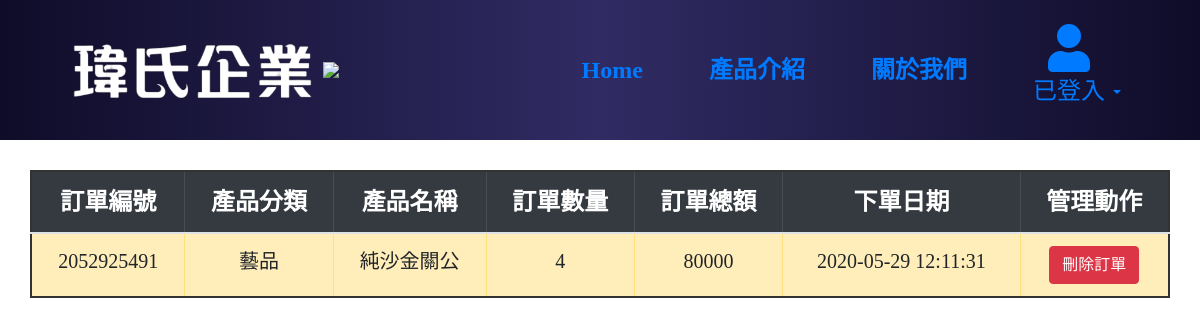
Page /shopping.php?user_id=211 on the committed database.
### tables this page shows
CREATE TABLE `product` (
  `product_id` int(11) NOT NULL,
  `product_name` varchar(255) NOT NULL,
  `price` int(255) NOT NULL,
  `amount` int(255) NOT NULL,
  `introduce` text NOT NULL,
  `img_dir` varchar(255) NOT NULL,
  `category_id` int(255) NOT NULL
);

CREATE TABLE `product_order` (
  `order_id` int(20) NOT NULL,
  `product_id` int(11) NOT NULL,
  `user_id` int(11) NOT NULL,
  `order_number` int(11) NOT NULL,
  `total_sale` int(11) NOT NULL,
  `order_date` datetime NOT NULL DEFAULT current_timestamp()
);

CREATE TABLE `product_category` (
  `category_id` int(11) NOT NULL,
  `category_name` varchar(255) NOT NULL
);

### php/functions.php (called while the page is built, shortened)
<?php
function get_Order($user_id)
{
	$sql = "SELECT * FROM (product NATURAL JOIN product_category) NATURAL JOIN product_order WHERE product_order.user_id = $user_id";
	$query = mysqli_query($_SESSION['link'], $sql);
	if ($query) {
		if (mysqli_num_rows($query) > 0) {
			while ($row = mysqli_fetch_assoc($query)) {
				$datas[] = $row;
			}
		}
	} else {
		echo "{$sql} 語法執行失敗，錯誤訊息：" . mysqli_error($_SESSION['link']);
	}
	return $datas;
}
function get_Single_User($user_id)
{
	$sql = "SELECT * FROM `user` WHERE id = '{$user_id}'";
	$query = mysqli_query($_SESSION['link'], $sql);
	return $datas;
}

### shopping.php (the view, shortened to what this page needs)
<?php
require_once("php/functions.php");
$datas = get_Single_User($_SESSION['login_user_id']);
@$datas = get_Order($_GET['user_id']);
?>
<!DOCTYPE html>
<html lang="en">
<head>
	<link rel="stylesheet" href="https://stackpath.bootstrapcdn.com/bootstrap/4.4.1/css/bootstrap.min.css">
	<link rel="stylesheet" type="text/css" href="css/all.min.css">
	<link rel="stylesheet" type="text/css" href="css/fontawesome.min.css">
	<link rel="stylesheet" type="text/css" href="css/style.css">
</head>
<body>
	<div class="header">
		<div class="header_container">
			<div class="logo">
				<a href="dashboard.php">
					<img src="img/header_logo.png">
				</a>
				<img src="img/fox-unscreen.gif">
			</div>
			<nav class="navbar navbar-expand-lg nav-box">
			  <div class="collapse navbar-collapse" id="navbarSupportedContent">
			    <ul class="navbar-nav ml-auto">
			      <li class="nav-item">
			        <a class="nav-link nav-link-font" href="dashboard.php" >Home</a>
			      </li>
			      <li class="nav-item">
			        <a class="nav-link nav-link-font" href="product.php" >產品介紹</a>
			      </li>
			       <li class="nav-item">
			        <a class="nav-link nav-link-font" href="about_Us.php" >關於我們</a>
			      </li>
			      <li class="nav-item dropdown"  style="transition: .7s;">
			        <a class="nav-link dropdown-toggle user-Navitem" href="#" id="navbarDropdown" role="button" data-toggle="dropdown" aria-haspopup="true" aria-expanded="false">
			         <div style="padding-left: 15px;">
			         	<i class="fas fa-user fa-3x" ></i>
			         </div>
			         <label class = "user_font">已登入</label>
			        </a>
			      </li>
			    </ul>
			  </div>
			</nav>
		</div>
	</div>
<div class="shopping-container">
	<div class="row">
		<div class="col-md-12">
			<table class="table text-center table-bordered order-table">
				<thead class="table-dark table-head">
					<th>訂單編號</th>
					<th>產品分類</th>
					<th>產品名稱</th>
					<th>訂單數量</th>
					<th>訂單總額</th>
					<th>下單日期</th>
					<th>管理動作</th>
				</thead>
				<tbody class="table-warning table-body">
			<?php if( !empty($datas)): ?>
				<?php foreach ($datas as $value):?>
						<tr>
							<td><?php echo $value['order_id'] ?></td>
							<td><?php echo $value['category_name'] ?></td>
							<td><?php echo $value['product_name'] ?></td>
							<td><?php echo $value['order_number'] ?></td>
							<td><?php echo $value['total_sale'] ?></td>
							<td><?php echo $value['order_date'] ?></td>
							<td>
								<button class="btn btn-danger" id='delete-btn' style='text-align: center;' onclick="delete_order(<?php echo $value['order_id'] ?>, <?php echo $value['product_id'] ?>, <?php echo $value['order_number'] ?>);">刪除訂單</button>
							</td>
						</tr>
				<?php endforeach;?>
			<?php else: ?>
				<tr>
					<td colspan="7">無資料</td>
				</tr>
			<?php endif; ?>
				</tbody>
			</table>
		</div>
</div>
</body>
</html>

### css/style.css (style rules this page uses)
* { margin: 0; padding: 0; list-style: none; font-family: "Microsoft Yahei"; }
.header { width: 100%; height: 140px; display: flex; background: linear-gradient(to right, #0f0c29, #302b63, #0f0c29); }
.header_container { width: 100%; padding: 30px; display: flex; align-items: center; }
.header_container .logo { width: 30%; text-align: center; }
.header_container .logo img { height: 70px; }
nav.nav-box { width: 70%; }
ul.navbar-nav { display: flex; align-items: center; }
li.nav-item { padding: 25px; }
a.nav-link-font { font-size: 24px; font-weight: bolder; }
label.user_font { font-size: 24px; cursor: pointer; }
div.shopping-container { height: 100vh; padding: 30px; }
div.shopping-container table { border: 2px solid #333; }
.table-head { font-size: 24px; }
.table-body { font-size: 20px; }

### rows in the picture
product: product_order.order_id "2052925491", category.category_name "藝品", product_name "純沙金關公", product_order.order_number "4", product_order.total_sale "80000", product_order.order_date "2020-05-29 12:11:31"
